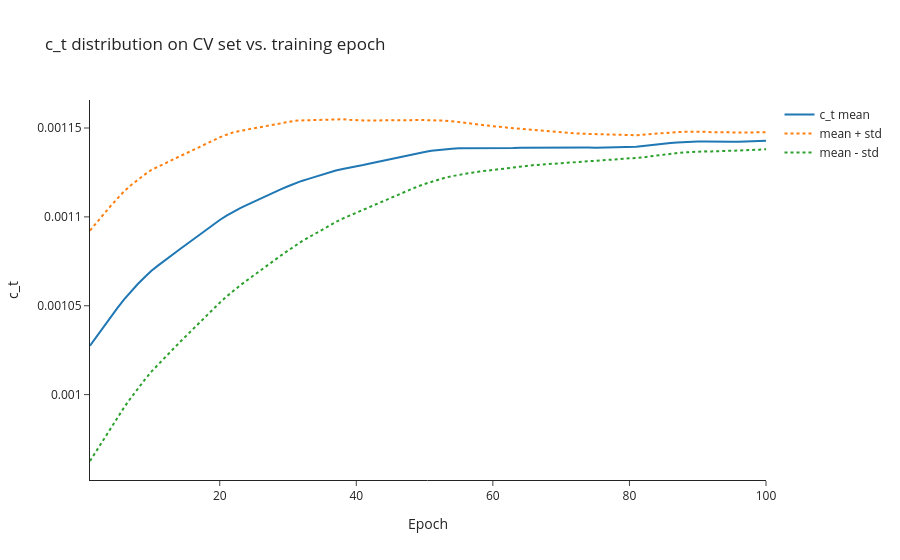

The notebook cell this image was saved under:
### Markdown cell above
Test of Robust-KalmanNet - Computational time and RMSE

### Code cell
# ===== c_t evolution over training (CV set) =====
ct_epoch_means_arr = np.array(ct_epoch_means)
ct_epoch_stds_arr = np.array(ct_epoch_stds)
epochs_axis = list(range(1, len(ct_epoch_means) + 1))

fig_ct_epoch = go.Figure()
fig_ct_epoch.add_trace(go.Scatter(x=epochs_axis, y=ct_epoch_means_arr, name="c_t mean", mode="lines"))
fig_ct_epoch.add_trace(go.Scatter(x=epochs_axis, y=ct_epoch_means_arr + ct_epoch_stds_arr,
                                   name="mean + std", mode="lines", line=dict(dash="dot")))
fig_ct_epoch.add_trace(go.Scatter(x=epochs_axis, y=ct_epoch_means_arr - ct_epoch_stds_arr,
                                   name="mean - std", mode="lines", line=dict(dash="dot")))
fig_ct_epoch.update_layout(title="c_t distribution on CV set vs. training epoch",
                            xaxis_title="Epoch", yaxis_title="c_t", template="simple_white")
fig_ct_epoch.show()
